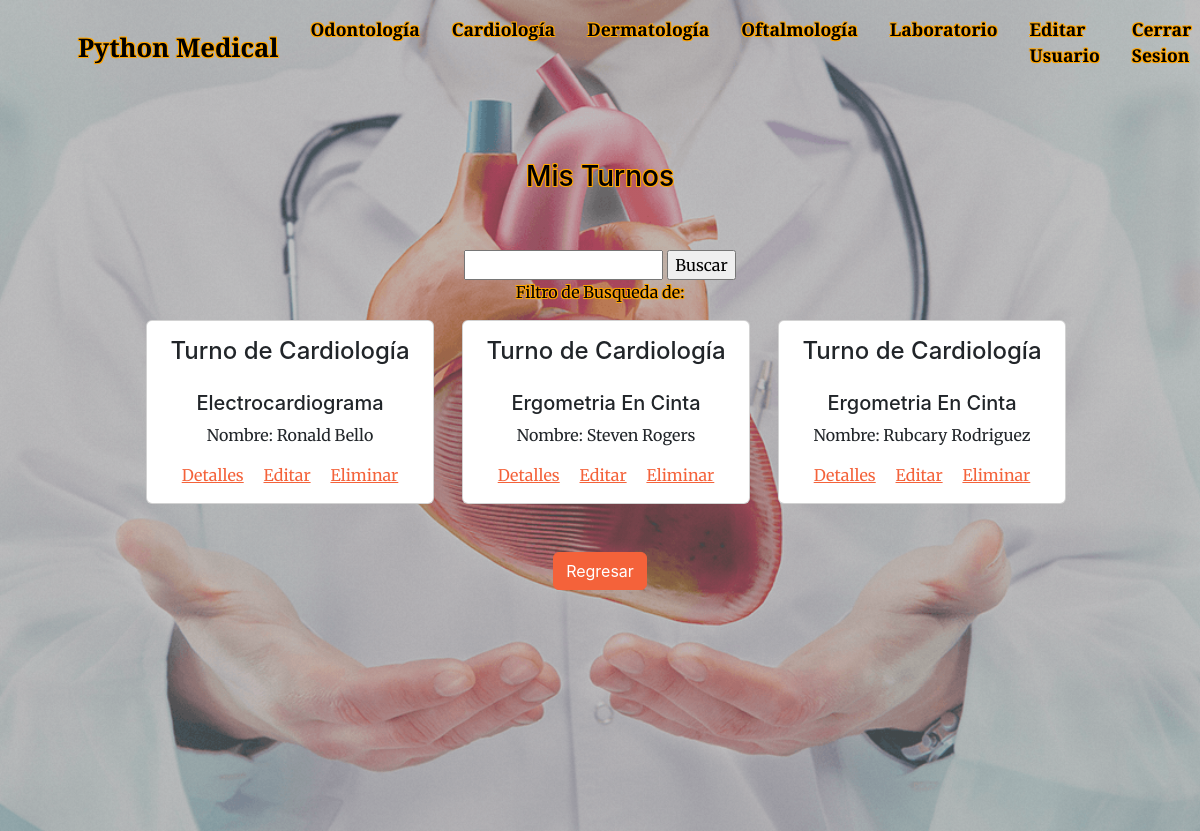
Screenshot of /AppPython/cardiologia/list/ (signed in) with the database file from the repository.
### AppPython/models.py (models this page shows)
class Cardiologia(models.Model):
    nombre = models.CharField(max_length=20)
    apellido = models.CharField(max_length=20)
    dni = models.IntegerField()
    email = models.EmailField()
    especialidad = models.CharField(max_length=20, default="")
    fecha_turno = models.DateTimeField(default=timezone.now)

### AppPython/views.py (the view)
# urls.py: path("cardiologia/list/", ListaTurnos_1.as_view(), name = "MisTurnos_1"),
class ListaTurnos_1(LoginRequiredMixin, ListView):
    model = Cardiologia

### AppPython/templates/AppPython/cardiologia_list.html (shortened to what this page needs)
{% extends "AppPython/padre.html" %}
{% block header_2 %}
<header class="masthead4">
    <section style="text-align: center; color: black; text-shadow: -1px -1px 0 #FFA500, 1px -1px 0 #FFA500, -1px 1px 0 #FFA500, 1px 1px 0 #FFA500;">
        <h3>Mis Turnos</h3>
    </section><br><br>
    {% block busqueda %}
    <form action="{% url 'ResultadoTurno_Cardiologia' %}" method="GET" style="text-align: center;">
        <input type="text" name="especialidad" id="especialidad">
        <input type="submit" value="Buscar">
    </form>
    <div style="text-align: center;">
        <p style="text-align: center; color: black; text-shadow: -1px -1px 0 #FFA500, 1px -1px 0 #FFA500, -1px 1px 0 #FFA500, 1px 1px 0 #FFA500;">Filtro de Busqueda de: {{especialidad}}</p>
    </div>
    {% endblock %}
    <div class="container-fluid overflow-x-auto">
        <div class="row justify-content-center">
            {% for cardiologia in object_list %}
            <div class="col-md-3 mb-4 d-inline-block mx-2">
                <div class="card" style="width: 18rem;">
                    <div class="card-body text-center">
                        <h4 class="card-title", style="margin-bottom: 30px;">Turno de Cardiología</h4>
                        <h5 class="card-subtitle mb-2 text-body-secondary">
                            {{ cardiologia.especialidad|title }}
                        </h5>
                        <p class="card-text">
                            Nombre: {{ cardiologia.nombre }} {{ cardiologia.apellido }}<br>
                        </p>
                        <a href="{% url 'TurnoDetalle_1' cardiologia.id %}" class="card-link">Detalles</a>
                        <a href="{% url 'TurnoEditar_1' cardiologia.id %}" class="card-link">Editar</a>
                        <a href="{% url 'TurnoBorrar_1' cardiologia.id %}" class="card-link">Eliminar</a>
                    </div>
                </div>
            </div>
            {% endfor %}
        </div>
    </div>
    <div class="text-center mt-4">
        <a href="{% url 'Cardiologo' %}" class="btn btn-primary">Regresar</a>
    </div>
</header>
{% endblock %}

### rows the page displays
Cardiologia: especialidad "Electrocardiograma", nombre "Ronald", apellido "Bello"
Cardiologia: especialidad "Ergometria En Cinta", nombre "Steven", apellido "Rogers"
Cardiologia: especialidad "Ergometria En Cinta", nombre "Rubcary", apellido "Rodriguez"
